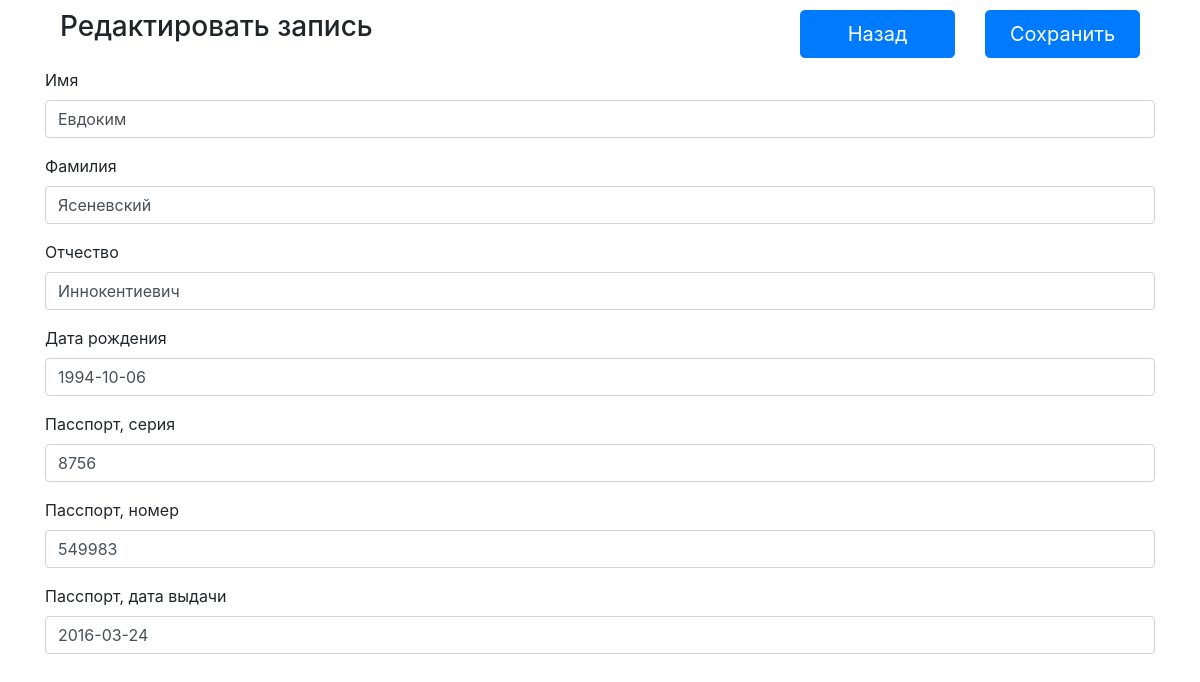
The page /edit.php?iClientID=60 on the database its author committed.
### tables this page shows
CREATE TABLE `Clients` (
	`iClientID` INT(6) UNSIGNED AUTO_INCREMENT,
	`sFirstName` VARCHAR(255) NOT NULL,
	`sLastName` VARCHAR(255) NOT NULL,
	`sFatherName` VARCHAR(255) NOT NULL,
	`dBirthDate` DATE NOT NULL,
	`iPassportSerial` INT(4) UNSIGNED NOT NULL,
	`iPassportNumber` INT(6) UNSIGNED NOT NULL,
	`dPassportDate` DATE NOT NULL,
	PRIMARY KEY (`iClientID`),
	INDEX `ClientIndex` (`sFirstName`, `sLastName`, `sFatherName`, `iPassportSerial`, `iPassportNumber`)
);

### ClientsRecord.class.php (called while the page is built, shortened)
<?php
include_once("Database.class.php");
class ClientsRecord
{
	private $_aRecord;
	public function __get($sName)
	{
		return $this->_aRecord[$sName];
	}
	public function fnFind($iID)
	{
		$iID = intval($iID);
		$oQueryHandler =  Database::fnHandler()->query("SELECT * FROM Clients WHERE iClientID = $iID LIMIT 1");
		$this->_aRecord = $oQueryHandler->fetch(PDO::FETCH_ASSOC);
	}
}

### Database.class.php (called while the page is built, shortened)
<?php
class Database
{
	private static $_oInstance;
	public static function getInstance()
	{
		if (!self::$_oInstance)
			self::$_oInstance = new self();
		return self::$_oInstance;
	}
	public function __construct() {
		$this->_oDBHandler = new PDO(
			'mysql:host=localhost;dbname=Application',
			$_ENV['DB_USER'],
			$_ENV['DB_PASSWORD']
		);
	}
	public static function fnHandler()
	{
		return self::getInstance()->_oDBHandler;
	}
}

### edit.php (the view, shortened to what this page needs)
<?php
include("ClientsRecord.class.php");
$oClientsRecord = ClientsRecord::getInstance();
$aErrors = [];
if (isset($_REQUEST['iClientID'])) {
	$sTitle = 'Редактировать запись';
	$oClientsRecord->fnFind($_REQUEST['iClientID']);
} else {
	$sTitle = 'Создать запись';
}
?>
<!DOCTYPE html>
<html>
<head>
	<link rel="stylesheet" type="text/css" href="bootstrap.min.css">
</head>
<body>
	<div class="container">
		<form method="POST">
			<div class="row" style="margin:10px 0px 10px 0px">
				<div class="col-md-8 order-md-1">
					<h3><?php echo $sTitle ?></h3>
				</div>
				<div class="col-md-2 order-md-2">
					<a href="index.php" class="btn btn-primary btn-lg btn-block">Назад</a>
				</div>
				<div class="col-md-2 order-md-3">
					<input type="submit" class="btn btn-primary btn-lg btn-block" name="save" value="Сохранить">
				</div>
			</div>
			<?php foreach (ClientsRecord::$aFormFields as $aField): ?>
			<div class="form-group">
				<label for="<?php echo $aField["name"] ?>"><?php echo $aField["label"] ?></label>
				<input
					type="text"
					class="form-control <?php if (isset($aErrors[$aField["name"]])): ?>is-invalid<?php endif ?>"
					id="<?php echo $aField["name"] ?>"
					name="<?php echo $aField["name"] ?>"
					value="<?php echo $oClientsRecord->{$aField["name"]} ?>"
				>
			</div>
			<?php endforeach ?>
		</form>
	</div>
</body>
</html>

### rows shown on the page
clients: sFirstName "Евдоким", sLastName "Ясеневский", sFatherName "Иннокентиевич", dBirthDate "1994-10-06", iPassportSerial "8756", iPassportNumber "549983", dPassportDate "2016-03-24"

### other values the page prints
$sTitle "Редактировать запись"
$aField["label"] "Имя"
$aField["label"] "Фамилия"
$aField["label"] "Отчество"
$aField["label"] "Дата рождения"
$aField["label"] "Пасспорт, серия"
$aField["label"] "Пасспорт, номер"
$aField["label"] "Пасспорт, дата выдачи"
